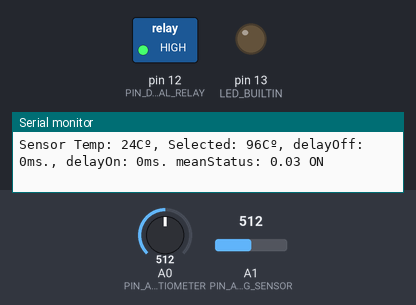
Simulated run of this sketch. Board: Arduino Uno, built with avr-gcc and run on an emulated ATmega328P. On the bench: switched loads named in the sketch (green lamp = pin HIGH), output pins drawn as LEDs (lit = HIGH), the last lines printed to the serial monitor. Inputs (shaded band) come from the test bench; at power-on: A0 (PIN_ANALOG_POTENTIOMETER) = 512, A1 (PIN_ANALOG_SENSOR) = 512.

Above: at 1.8 s.
1.9 s: A0 (PIN_ANALOG_POTENTIOMETER) set to 901
6.0 s: A0 (PIN_ANALOG_POTENTIOMETER) set to 913
8.5 s: A0 (PIN_ANALOG_POTENTIOMETER) set to 648
10.2 s: A0 (PIN_ANALOG_POTENTIOMETER) set to 633
At 12.1 s:
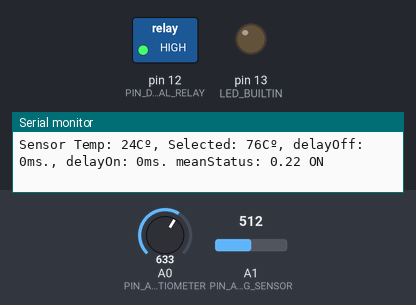
12.5 s: A0 (PIN_ANALOG_POTENTIOMETER) set to 1023
At 13.8 s:
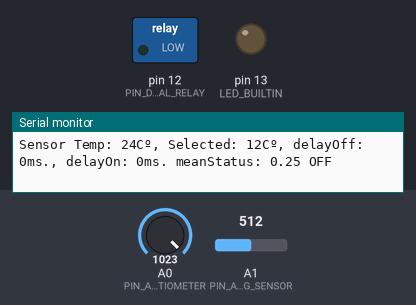
Timing chart, 0 to 15.5 s (numbered marks = the images above; inputs shaded):
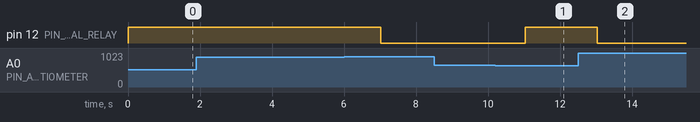

The sketch:

grill.ino
```cpp
#include <avr/wdt.h>
#include <math.h>

const int PIN_DIGITAL_RELAY = 12;
const int PIN_ANALOG_SENSOR = 1;
const int PIN_ANALOG_POTENTIOMETER = 0;
const int LOOP_DELAY_MS = 1000;

float meanRelayStatus = 0; //between 0 (OFF) and 1 (ON)
int delayRelayOffMs  = 0;
int delayRelayOnMs   = 0;

void setup() {
  wdt_disable();
  wdt_enable(WDTO_2S);

  pinMode(LED_BUILTIN, OUTPUT);
  pinMode(PIN_DIGITAL_RELAY, OUTPUT);

  Serial.begin(115200);
  Serial.println("Start");
}

float kelvinToCelsius(float kelvinTemp) {
  return kelvinTemp - 273.15;
}

float sensorTemperature(int rawAdc) {
 float temp;
 temp = log(10000.0*((1024.0/rawAdc-1)));
 temp = 1 / (0.001129148 + (0.000234125 + (0.0000000876741 * temp * temp ))* temp );
 return kelvinToCelsius(temp);
}

float selectedTemperature(int rawAdc) {
  const float highTemp = 180;
  const float lowTemp = 12;
  return lowTemp + (highTemp-lowTemp)*(1024-rawAdc)/1024.0f;
}

void resetDelays() {
    delayRelayOffMs = 0;
    delayRelayOnMs = 0;
}

bool shouldWaitOff() {
  return delayRelayOffMs > 0 && delayRelayOnMs == 0;
}

void updateRelayDelays(float sensorTemp, float selectedTemp) {
  const int minDelay = 3  * 1000;
  const int maxDelay = 30 * 1000;
  float delayOnTempDifferenceMs = (selectedTemp - sensorTemp)*1000;
  delayOnTempDifferenceMs = min(float(maxDelay), delayOnTempDifferenceMs);
  delayOnTempDifferenceMs = max(float(minDelay), delayOnTempDifferenceMs);
  delayOnTempDifferenceMs *= 0.75f;
  bool wasBeforeOn = delayRelayOnMs == 0 && delayRelayOffMs > 0;
  if (!wasBeforeOn && meanRelayStatus < 0.5) {
    delayRelayOnMs = int(delayOnTempDifferenceMs);
  }
  delayRelayOffMs = 30*1000 - int(delayOnTempDifferenceMs);
}

bool shouldActivateRelay(float sensorTemp, float selectedTemp) {
  if (sensorTemp > selectedTemp) {
    resetDelays();
    return false;
  }

  const float MIN_TEMP_DIFFERENCE = 50;
  if ((selectedTemp - sensorTemp) > MIN_TEMP_DIFFERENCE) {
    resetDelays();
    return true;
  }

  if ((delayRelayOnMs == 0) && (delayRelayOffMs == 0)) {
    updateRelayDelays(sensorTemp, selectedTemp);
  }

  if (shouldWaitOff()) {
    delayRelayOffMs = max(0, delayRelayOffMs - LOOP_DELAY_MS);
  } else {
    delayRelayOnMs = max(0, delayRelayOnMs - LOOP_DELAY_MS);
  }
  return !shouldWaitOff();
}

bool shouldActivateRelayAndUpdateMeanStatus(float sensorTemp, float selectedTemp) {
  bool hadRemainingDelayOn  = delayRelayOnMs > 0;
  bool hadRemainingDelayOff = delayRelayOffMs > 0;

  bool shouldActivate = shouldActivateRelay(sensorTemp, selectedTemp);

  bool hasRemainingDelayOn  = delayRelayOnMs > 0;
  bool hasRemainingDelayOff = delayRelayOffMs > 0;
  if ((hadRemainingDelayOn  != hasRemainingDelayOn) ||
      (hadRemainingDelayOff != hasRemainingDelayOff)) {
    updateRelayDelays(sensorTemp, selectedTemp);
    shouldActivate = shouldActivateRelay(sensorTemp, selectedTemp);
  }

  meanRelayStatus = meanRelayStatus*0.965f + (shouldActivate ? 1 : 0) * 0.035f;
  return shouldActivate;
}

void loop() {
  digitalWrite(LED_BUILTIN, HIGH);
  wdt_reset();

  float sensorTemp = sensorTemperature(analogRead(PIN_ANALOG_SENSOR));
  float selectedTemp = selectedTemperature(analogRead(PIN_ANALOG_POTENTIOMETER));

  Serial.print("Sensor Temp: ");
  Serial.print(int(sensorTemp));
  Serial.print("Cº, Selected: ");
  Serial.print(int(selectedTemp));
  Serial.print("Cº, delayOff: ");
  Serial.print(delayRelayOffMs);
  Serial.print("ms., delayOn: ");
  Serial.print(delayRelayOnMs);
  Serial.print("ms. meanStatus: ");
  Serial.print(meanRelayStatus);

  if(shouldActivateRelayAndUpdateMeanStatus(sensorTemp, selectedTemp)){
    Serial.println(" ON");
    digitalWrite(PIN_DIGITAL_RELAY, HIGH);
  } else {
    Serial.println(" OFF");
    digitalWrite(PIN_DIGITAL_RELAY, LOW);
  }

  digitalWrite(LED_BUILTIN, LOW);
  delay(LOOP_DELAY_MS);
}
```

Measured:
- after the input at 10.2 s, pin 12 (PIN_DIGITAL_RELAY): LOW → HIGH after 0.84 s
- after the input at 12.5 s, pin 12 (PIN_DIGITAL_RELAY): HIGH → LOW after 0.54 s
